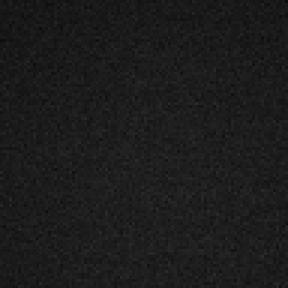
#> input picture raw_images/image_0.png, 96 x 96 px (shown 3 times larger); its folder holds 3 pictures in this run
$ jupyter execute process_image.ipynb
#> lines starting #> are read from the running program, lines starting #| are printed output that depends on the picture
[cell 1]
import os
import re
import numpy as np
from PIL import Image
import matplotlib.pyplot as plt

# Folder containing data
image_folder = "raw_images"

# Function to extract the numerical part of the filename
def extract_number(filename):
    return int(re.search(r'\d+', filename).group())

# Lists to store average brightness and image numbers
average_brightness = []
image_numbers = []

# Process each image in the folder
for idx, image_file in enumerate(sorted(os.listdir(image_folder), key=extract_number)):
    if image_file.endswith(".png"):  # Only process .png files
        # Load the image
        image_path = os.path.join(image_folder, image_file)
        image = Image.open(image_path).convert("L")  # Convert to grayscale
#> image is the input picture: PIL image 96x96 L; min 12, max 42, mean 27.9

        # Calculate the average pixel brightness
        image_array = np.array(image)
        avg_brightness = np.mean(image_array)
#> avg_brightness = 27.88

        # Store the results
        average_brightness.append(avg_brightness)
        image_numbers.append(idx + 1)  # Store the image number (PCR cycle step)

# Create a Matplotlib figure
plt.figure(figsize=(12, 8))

# Plot average brightness vs image number
plt.plot(image_numbers, average_brightness, marker='o', color='cyan', linestyle='-', linewidth=2, markersize=8)

# Add labels and title
plt.title('Average Pixel Brightness vs. Image Number (PCR Cycles)', fontsize=16)
plt.xlabel('Image Number (PCR Cycle)', fontsize=14)
plt.ylabel('Average Pixel Brightness', fontsize=14)

# Customize the grid and background
plt.grid(True, which='both', linestyle='--', linewidth=0.5)
plt.gca().set_facecolor('xkcd:charcoal')

# Customize the axes
plt.xticks(fontsize=12)
plt.yticks(fontsize=12)
plt.tight_layout()

# Show the plot
plt.show()
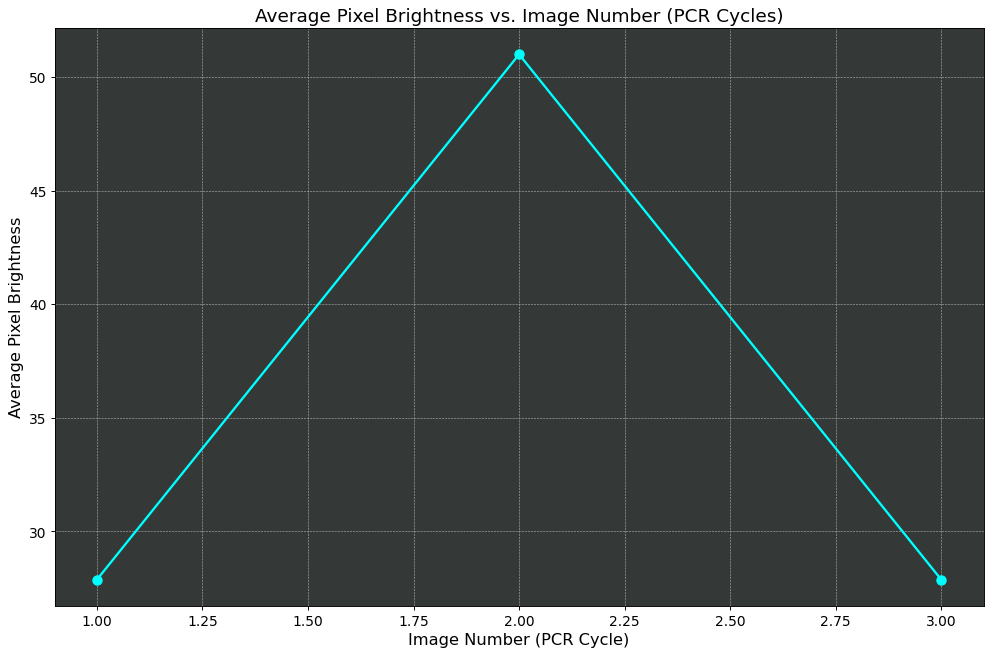
#> figure drawn by matplotlib, 1 panel
